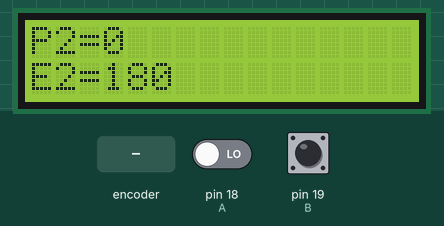
This sketch was run on a simulated Arduino Mega 2560, built with avr-gcc and run on an emulated ATmega2560. Parts: 16×2 character LCD. The test bench sets the inputs (shaded band); at power-on: pin 18 (A) LOW, pin 19 (B) HIGH.

Above: at 1.2 s.
1.3 s: rotary encoder on pin 18 (A) / pin 19 (B) turned 1 step (first pin leading)
At 1.73 s:
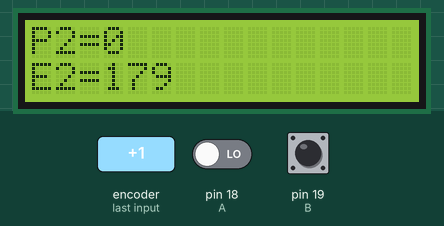
Timing chart, 0 to 4.3 s (numbered marks = the images above; inputs shaded):
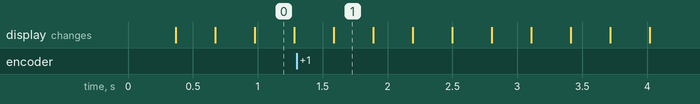

Measured:
- after the input at 1.3 s, the display: first differs from a run without the input after 0.29 s (image 1)

The sketch:

enc2_lcd.pde
```cpp
#include <LiquidCrystal.h>
#define A 18
#define B 19
volatile float count = 0;
LiquidCrystal lcd(46, 47, 45, 44, 43, 42);/*(RS,E,D4-D7)*/
float angle;
float error;
void setup()
{
  pinMode(A, INPUT);
  pinMode(B, INPUT);
  attachInterrupt(5, doA, CHANGE);
  attachInterrupt(4, doB, CHANGE);
  lcd.begin(16, 2);
  lcd.print("P2=");
  lcd.setCursor(0,1);
  lcd.print("E2=");

}
void loop()
{
   angle=count*(360.0/10000.0);
   error= 180.0 - angle ;
   prints();
   delay(300);
   lcd.clear();

}
void doA(){
  // look for a low-to-high on channel A
  if (digitalRead(A) == HIGH) {
    // check channel B to see which way encoder is turning
    if (digitalRead(B) == LOW) {
      count = count + 1;         // CW
    }
    else {
      count = count - 1;         // CCW
    }
  }
  else   // must be a high-to-low edge on channel A
  {
    // check channel B to see which way encoder is turning
    if (digitalRead(B) == HIGH) {
      count = count + 1;          // CW
    }
    else {
      count = count - 1;          // CCW
    }
  }

}
void doB(){
  // look for a low-to-high on channel B
  if (digitalRead(B) == HIGH) {
   // check channel A to see which way encoder is turning
    if (digitalRead(A) == HIGH) {
      count = count + 1;         // CW
    }
    else {
      count = count - 1;         // CCW
    }
  }
  // Look for a high-to-low on channel B
  else {
    // check channel B to see which way encoder is turning
    if (digitalRead(A) == LOW) {
      count = count + 1;          // CW
    }
    else {
      count = count - 1;          // CCW
    }
  }
}
void prints()
{
  lcd.setCursor(3, 0);
  lcd.print(int(angle));
  lcd.setCursor(3,1);
  lcd.print(int(error));
  lcd.setCursor(0,0);
  lcd.print("P2=");
  lcd.setCursor(0,1);
  lcd.print("E2=");
}
```
